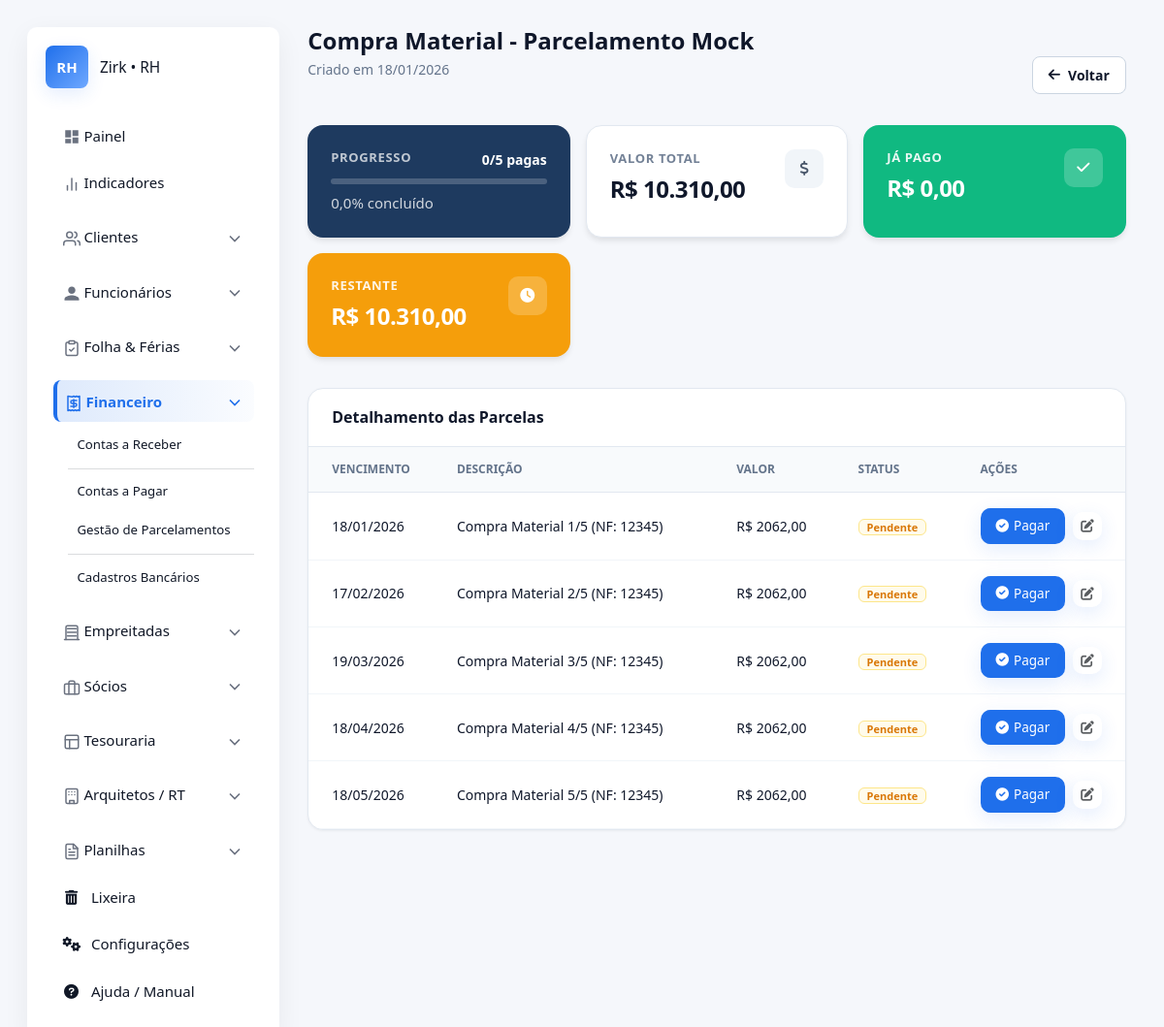
Page /pagar/parcelamentos/2/ (signed in) on the committed database.
### apps/financeiro/pagar/models.py (models this page shows, shortened)
class ParcelamentoPagar(SoftDeleteMixin):
    descricao = models.CharField(max_length=255, verbose_name="Descrição do Parcelamento")
    data_criacao = models.DateTimeField(auto_now_add=True, verbose_name="Criado em")
    valor_total_original = models.DecimalField(max_digits=12, decimal_places=2, default=Decimal('0.00'))
    qtd_parcelas = models.IntegerField(default=1)
    class Meta:
        verbose_name = "Parcelamento (A Pagar)"
        verbose_name_plural = "Gestão de Parcelamentos"
        ordering = ['-data_criacao']
    def get_related_objects(self):
        parcelas = []
        modelos_filhos = [
            'parcelas_boleto', 'parcelas_gastogeral', 'parcelas_cheque',
            'parcelas_faturacartao', 'parcelas_gastoveiculoconsorcio',
            'parcelas_gastocontabilidade', 'parcelas_gastoimovel',
            'parcelas_gastoutilidade', 'parcelas_gastogasolina',
            'parcelas_comissaoarquiteto'
        ]
        for related in modelos_filhos:
            if hasattr(self, related):
                manager = getattr(self, related)
                parcelas.extend(list(manager.filter(is_deleted=False)))
        parcelas.sort(key=lambda x: x.data_vencimento if hasattr(x, 'data_vencimento') else x.data_gasto)
        return parcelas
    @property
    def resumo(self):
        parcelas = self.get_related_objects()
        total_obj = len(parcelas)
        if total_obj == 0:
            return {'pendente': 0, 'pago': 0, 'progresso': 0, 'valor_pago': 0, 'valor_aberto': 0}
        pagas = [p for p in parcelas if p.status in ['Pago', 'Recebido', 'PG', 'COM']]
        qtd_pagas = len(pagas)
        valor_pago = sum([p.get_valor_consolidado() for p in pagas])
        valor_total_atual = sum([p.get_valor_consolidado() for p in parcelas])
        valor_aberto = valor_total_atual - valor_pago
        progresso = (qtd_pagas / total_obj) * 100
        return {
            'total_parcelas': total_obj,
            'qtd_pagas': qtd_pagas,
            'qtd_pendentes': total_obj - qtd_pagas,
            'progresso': round(progresso, 1),
            'valor_pago': valor_pago,
            'valor_aberto': valor_aberto,
            'valor_total_atual': valor_total_atual
        }

class GastoBase(SoftDeleteMixin):
    parcelamento = models.ForeignKey(
            ParcelamentoPagar,
            on_delete=models.CASCADE, # Se apagar o pai, apaga as parcelas (ou use PROTECT/SET_NULL conforme regra)
            null=True,
            blank=True,
            related_name='parcelas_%(class)s', # Ex: parcelas_boleto, parcelas_cheque
            verbose_name="Vínculo de Parcelamento"
        )
    banco_origem = models.ForeignKey(
        'receber.Banco',
        on_delete=models.PROTECT,  # Alterado para PROTECT (Segurança Financeira)
        null=True,
        blank=True,
        verbose_name="Conta Bancária"
    )
    movimento_banco = models.OneToOneField(
        'receber.MovimentoBanco',
        on_delete=models.PROTECT,  # Alterado para PROTECT
        null=True,
        blank=True,
        related_name='%(class)s_origem'
    )
    movimento_caixa = models.OneToOneField(
        'receber.CaixaDiario',
        on_delete=models.PROTECT,  # Alterado para PROTECT
        null=True,
        blank=True,
        related_name='%(class)s_origem'
    )
    credor = models.CharField(
        max_length=150,
        verbose_name="Credor / Fornecedor",
        null=True,
        blank=True,
        help_text="Nome da empresa ou pessoa que receberá o pagamento (Igual à planilha)"
    )
    descricao = models.CharField(
        max_length=255,
        verbose_name="Descrição do Gasto",
        blank=True
    )
    valor = models.DecimalField(
        max_digits=10,
        decimal_places=2,
        verbose_name="Valor",
        default=Decimal('0.00'),
        null=True
    )
    data_vencimento = models.DateField(verbose_name="Data de Vencimento")
    observacoes = models.TextField(null=True, blank=True, verbose_name="Observações")
    status = models.CharField('Status', max_length=20, choices=StatusPagamento.choices, default=StatusPagamento.PENDENTE, db_index=True)
    forma_pagamento = models.CharField(
            max_length=20,
            choices=FormaPagamento.choices,
            default=FormaPagamento.BOLETO,
            verbose_name="Forma de Pagamento"
        )
    MODEL_NAMES = {
        "Boleto": "Boleto",
        "GastoUtilidade": "Utilidade",
        "FaturaCartao": "Fatura de Cartão",
        "Cheque": "Cheque",
        "PrestacaoEmprestimo": "Prestação de Empréstimo",
        "GastoVeiculoConsorcio": "Veículo Consórcio",
        "GastoContabilidade": "Contabilidade",
        "GastoImovel": "Imóvel",
        "GastoGeral": "Gasto Geral",
        "GastoGasolina": "Gasolina",
        "FolhaPagamento": "Folha de Pagamento",
        "ComissaoArquiteto": "Comissão de Arquiteto",
        "Emprestimo": "Empréstimo",
        "Pessoa": "Pessoa",
    }
    class Meta:
        abstract = True
        ordering = ['-data_vencimento']
        indexes = [
            models.Index(fields=['data_vencimento', 'status']),
        ]
    def get_data_consolidada(self):
        return self.data_vencimento
    def get_tipo_classe(self):
            return self.__class__.__name__

class Boleto(GastoBase):
    nota_fiscal = models.CharField(max_length=100, null=True, blank=True, verbose_name="Nota Fiscal")
    data_pagamento = models.DateField(null=True, blank=True, verbose_name="Data do Pagamento")
    valor_pago = models.DecimalField(max_digits=10, decimal_places=2, null=True, blank=True, verbose_name="Valor Pago")
    juros = models.DecimalField(max_digits=10, decimal_places=2, default=Decimal('0.00'), verbose_name="Juros/Multa", null=True, blank=True)
    class Meta:
        verbose_name = "Boleto"
        verbose_name_plural = "Boletos"
    def __str__(self):
        desc = self.descricao or self.credor or "Boleto"
        if self.nota_fiscal:
            return f"{desc} (NF: {self.nota_fiscal})"
        return f"{desc} - {self.data_vencimento.strftime('%d/%m')}"
    def get_valor_consolidado(self):
        if self.status in [StatusPagamento.PAGO, 'Pago'] and self.valor_pago:
            return self.valor_pago
        return self.valor

### apps/financeiro/pagar/views.py (the view)
# urls.py: path('parcelamentos/<int:pk>/', views.parcelamento_detail, name='parcelamento_detail'),
@login_required
def parcelamento_detail(request, pk):
    parcelamento = get_object_or_404(ParcelamentoPagar, pk=pk)
    resumo = parcelamento.resumo
    lista_parcelas = parcelamento.get_related_objects()
    return render(request, 'core/financeiro/pagar/parcelamento_detail.html', {
        'parcelamento': parcelamento,
        'resumo': resumo,
        'lista_parcelas': lista_parcelas
    })

### apps/configuracoes/context_processors.py (called while the page is built)
def configuracoes_globais(request):
    return {}

### apps/configuracoes/mixin.py (called while the page is built)
    def get_queryset(self):
        return super().get_queryset().filter(is_deleted=False)

### apps/ferias/service.py (called while the page is built, shortened)
def gerar_novo_periodo_aquisitivo(funcionario):
    if getattr(funcionario, 'is_deleted', False):
        return None
    if not hasattr(funcionario, 'dados_trabalhistas'):
        return None
    dados = funcionario.dados_trabalhistas
    data_admissao = dados.data_admissao_marcenaria or dados.data_admissao_contabilidade
    if not data_admissao:
        return None
    ultimo_periodo = funcionario.periodos_aquisitivos.order_by('-data_fim').first()
    hoje = timezone.now().date()
    data_limite_retroativa = hoje - relativedelta(years=2)
    data_inicio_calculada = None
    if not ultimo_periodo:
        data_inicio_calculada = data_admissao
    else:
        if ultimo_periodo.data_fim >= hoje:
            return None  # Período atual ainda está vigente
        data_inicio_calculada = ultimo_periodo.data_fim + timedelta(days=1)

def atualizar_todos_periodos():
    funcionarios = Funcionario.objects.all() # O SoftDeleteMixin já deve filtrar os deletados
    for func in funcionarios:
        if getattr(func, 'is_deleted', False):
            continue
        gerar_novo_periodo_aquisitivo(func)

### templates/core/financeiro/pagar/parcelamento_detail.html (shortened to what this page needs)
{% extends "core/base.html" %}
{% load static %}
{% block content %}
<div class="dash-container">
    <div class="dash-header">
        <div>
            <h1 class="dash-title">{{ parcelamento.descricao }}</h1>
            <p class="dash-subtitle">Criado em {{ parcelamento.data_criacao|date:"d/m/Y" }}</p>
        </div>
        <div>
            <a href="{% url 'pagar:pagar_list' %}" class="btn-ghost">
                <i class="fas fa-arrow-left"></i> Voltar
            </a>
        </div>
    </div>
    <div class="top-stats-grid">
        <div class="top-card bg-blue-original" style="flex-direction: column; justify-content: center;">
            <div style="width: 100%; display: flex; justify-content: space-between; align-items: center; margin-bottom: 8px;">
                <span class="top-label" style="color: rgba(255,255,255,0.8);">Progresso</span>
                <span style="font-weight: 700; font-size: 14px;">{{ resumo.qtd_pagas }}/{{ resumo.total_parcelas }} pagas</span>
            </div>
            <div class="progress" style="width: 100%; height: 6px; background: rgba(255,255,255,0.2); border-radius: 99px; overflow: hidden;">
            </div>
            <div class="top-sub" style="color: rgba(255,255,255,0.8); margin-top: 8px;">
                {{ resumo.progresso }}% concluído
            </div>
        </div>
        <div class="top-card bg-white-card">
            <div>
                <div class="top-label" style="color: var(--slate-500);">Valor Total</div>
                <div class="top-value">R$ {{ resumo.valor_total_atual|floatformat:"2g" }}</div>
            </div>
            <div class="top-icon" style="background: var(--slate-100); color: var(--slate-600);">
                <i class="fas fa-dollar-sign"></i>
            </div>
        </div>
        <div class="top-card bg-green-original">
            <div>
                <div class="top-label">Já Pago</div>
                <div class="top-value">R$ {{ resumo.valor_pago|floatformat:"2g" }}</div>
            </div>
            <div class="top-icon" style="background: rgba(255,255,255,0.2);">
                <i class="fas fa-check"></i>
            </div>
        </div>
        <div class="top-card bg-orange-original">
            <div>
                <div class="top-label">Restante</div>
                <div class="top-value">R$ {{ resumo.valor_aberto|floatformat:"2g" }}</div>
            </div>
            <div class="top-icon" style="background: rgba(255,255,255,0.2);">
                <i class="fas fa-clock"></i>
            </div>
        </div>
    </div>
    <div class="standard-card">
        <div style="padding: 20px 24px; border-bottom: 1px solid var(--slate-200);">
            <h2 style="font-size: 16px; font-weight: 700; color: var(--slate-900); margin: 0;">Detalhamento das Parcelas</h2>
        </div>
        <div class="table-responsive">
            <table class="rh-table">
                <thead>
                    <tr>
                        <th width="15%">Vencimento</th>
                        <th width="35%">Descrição</th>
                        <th width="15%">Valor</th>
                        <th width="15%">Status</th>
                        <th width="10%">Ações</th>
                    </tr>
                </thead>
                <tbody>
        {% for p in lista_parcelas %}
            <tr>
                <td>{{ p.get_data_consolidada|date:"d/m/Y" }}</td>
                <td>{{ p }}</td>
                <td>R$ {{ p.get_valor_consolidado }}</td>
                <td>
                    {% if p.status == 'Pago' or p.status == 'PG' or p.status == 'Recebido' %}
                        <span class="badge st-pago">Pago</span>
                    {% else %}
                        <span class="badge st-pendente">Pendente</span>
                    {% endif %}
                </td>
                <td>
                    <div class="action-buttons">
                        {% if p.status != 'Pago' and p.status != 'PG' and p.status != 'Recebido' %}
                            <button onclick="openRemoteModal('{% url 'pagar:confirmar_pagamento' p.pk %}?tipo={{ p.get_tipo_classe }}')"
                               class="btn btn-sm btn-success text-white"
                               style="display: inline-flex; align-items: center; gap: 5px; font-weight: 500;"
                               title="Realizar Pagamento">
                               <i class="fas fa-check-circle"></i> Pagar
                            </button>
                        {% endif %}
                        <button onclick="openRemoteModal('{% url 'pagar:pagar_edit' p.pk %}?tipo={{ p.get_tipo_classe }}')"
                           class="btn btn-sm btn-link text-muted"
                           style="padding: 4px 8px; border: none; background: none; cursor: pointer;"
                           title="Editar Parcela">
                           <i class="fas fa-edit"></i>
                        </button>
                    </div>
                </td>
            </tr>
        {% endfor %}
        </tbody>
            </table>
        </div>
    </div>
</div>
{% endblock %}

### static/core/css/style.css (style rules this page uses)
:root { --bg: #f5f7fb; --surface: #ffffff; --surface-secondary: #f7faff; --text: #111827; --text-secondary: #4b5563; --muted: #6b7280; --primary: #1f6feb; --primary-hover: #1a5dbd; --accent: #13a38c; --danger: #e5544b; --border-color: #e5e7eb; --input-bg: #fbfcfe; --input-border: #e7edf8; --table-header-bg: #f4f4f4; --table-row-hover: #f9f9f9; --nav-hover: #F3F6FB; --shadow-color: rgba(15, 23, 42, 0.06); --shadow-primary: rgba(31, 111, 235, 0.12); --radius: 10px; --gap: 18px; font-family: Inter, system-ui, -apple-system, "Segoe UI", Roboto, "Helvetica Neue", Arial; font-size: 15px; }
* { box-sizing: border-box; }
html, body { height: 100%; margin: 0; background: var(--bg); color: var(--text); -webkit-font-smoothing: antialiased; }
a:not(.btn), a:not(.btn):link, a:not(.btn):visited, a:not(.btn):hover, a:not(.btn):active, a:not(.btn):focus { text-decoration: none !important; color: inherit !important; }
button { font: inherit; }
.btn { background: var(--primary); color: white; border: 0; padding: 8px 16px; cursor: pointer; font-weight: 600; font-size: 0.9rem; border-radius: var(--radius); box-shadow: 0 6px 20px var(--shadow-primary); transition: all 0.2s ease; }
table { width: 100%; border-collapse: collapse; font-size: 0.95rem; }
thead th { text-align: left; padding: 10px 8px; color: var(--muted); font-weight: 700; border-bottom: 1px solid var(--border-color); }
th, td { padding: 12px 20px; text-align: left; border-bottom: 1px solid var(--border-color); color: var(--text); }
th { background-color: var(--table-header-bg); }

### rows in the picture
ParcelamentoPagar: descricao "Compra Material - Parcelamento Mock", data_criacao "18/01/2026"
Boleto: get_data_consolidada "18/01/2026", descricao+nota_fiscal "Compra Material 1/5 (NF: 12345)", get_valor_consolidado "2062,00", shows "Pendente"
Boleto: get_data_consolidada "17/02/2026", descricao+nota_fiscal "Compra Material 2/5 (NF: 12345)", get_valor_consolidado "2062,00", shows "Pendente"
Boleto: get_data_consolidada "19/03/2026", descricao+nota_fiscal "Compra Material 3/5 (NF: 12345)", get_valor_consolidado "2062,00", shows "Pendente"
Boleto: get_data_consolidada "18/04/2026", descricao+nota_fiscal "Compra Material 4/5 (NF: 12345)", get_valor_consolidado "2062,00", shows "Pendente"
Boleto: get_data_consolidada "18/05/2026", descricao+nota_fiscal "Compra Material 5/5 (NF: 12345)", get_valor_consolidado "2062,00", shows "Pendente"

### other values in the picture
{{ resumo.qtd_pagas }} "0"
{{ resumo.total_parcelas }} "5"
{{ resumo.progresso }} "0,0"
{{ resumo.valor_total_atual|floatformat:"2g" }} "10.310,00"
{{ resumo.valor_pago|floatformat:"2g" }} "0,00"
{{ resumo.valor_aberto|floatformat:"2g" }} "10.310,00"
